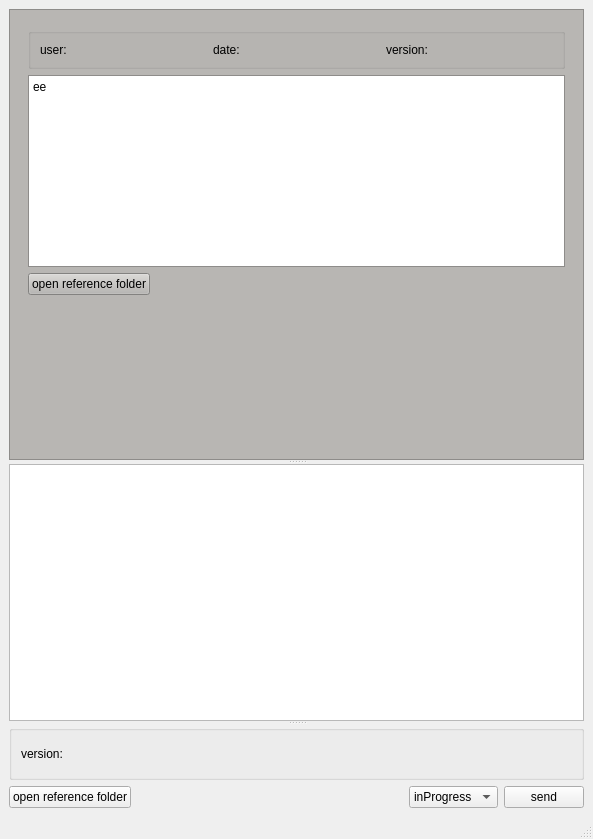
<?xml version="1.0" encoding="UTF-8"?>
<ui version="4.0">
 <class>MainWindow</class>
 <widget class="QMainWindow" name="MainWindow">
  <property name="geometry">
   <rect>
    <x>0</x>
    <y>0</y>
    <width>593</width>
    <height>839</height>
   </rect>
  </property>
  <property name="windowTitle">
   <string>MainWindow</string>
  </property>
  <property name="documentMode">
   <bool>false</bool>
  </property>
  <widget class="QWidget" name="centralwidget">
   <layout class="QVBoxLayout" name="verticalLayout">
    <item>
     <widget class="QSplitter" name="splitter">
      <property name="sizePolicy">
       <sizepolicy hsizetype="MinimumExpanding" vsizetype="Expanding">
        <horstretch>0</horstretch>
        <verstretch>0</verstretch>
       </sizepolicy>
      </property>
      <property name="orientation">
       <enum>Qt::Vertical</enum>
      </property>
      <widget class="QScrollArea" name="scrollArea">
       <property name="sizePolicy">
        <sizepolicy hsizetype="Expanding" vsizetype="MinimumExpanding">
         <horstretch>0</horstretch>
         <verstretch>0</verstretch>
        </sizepolicy>
       </property>
       <property name="palette">
        <palette>
         <active>
          <colorrole role="WindowText">
           <brush brushstyle="SolidPattern">
            <color alpha="255">
             <red>0</red>
             <green>0</green>
             <blue>0</blue>
            </color>
           </brush>
          </colorrole>
          <colorrole role="Button">
           <brush brushstyle="SolidPattern">
            <color alpha="255">
             <red>184</red>
             <green>182</green>
             <blue>179</blue>
            </color>
           </brush>
          </colorrole>
          <colorrole role="Light">
           <brush brushstyle="SolidPattern">
            <color alpha="255">
             <red>255</red>
             <green>255</green>
             <blue>255</blue>
            </color>
           </brush>
          </colorrole>
          <colorrole role="Midlight">
           <brush brushstyle="SolidPattern">
            <color alpha="255">
             <red>219</red>
             <green>218</green>
             <blue>217</blue>
            </color>
           </brush>
          </colorrole>
          <colorrole role="Dark">
           <brush brushstyle="SolidPattern">
            <color alpha="255">
             <red>92</red>
             <green>91</green>
             <blue>89</blue>
            </color>
           </brush>
          </colorrole>
          <colorrole role="Mid">
           <brush brushstyle="SolidPattern">
            <color alpha="255">
             <red>123</red>
             <green>121</green>
             <blue>119</blue>
            </color>
           </brush>
          </colorrole>
          <colorrole role="Text">
           <brush brushstyle="SolidPattern">
            <color alpha="255">
             <red>0</red>
             <green>0</green>
             <blue>0</blue>
            </color>
           </brush>
          </colorrole>
          <colorrole role="BrightText">
           <brush brushstyle="SolidPattern">
            <color alpha="255">
             <red>255</red>
             <green>255</green>
             <blue>255</blue>
            </color>
           </brush>
          </colorrole>
          <colorrole role="ButtonText">
           <brush brushstyle="SolidPattern">
            <color alpha="255">
             <red>0</red>
             <green>0</green>
             <blue>0</blue>
            </color>
           </brush>
          </colorrole>
          <colorrole role="Base">
           <brush brushstyle="SolidPattern">
            <color alpha="255">
             <red>255</red>
             <green>255</green>
             <blue>255</blue>
            </color>
           </brush>
          </colorrole>
          <colorrole role="Window">
           <brush brushstyle="SolidPattern">
            <color alpha="255">
             <red>184</red>
             <green>182</green>
             <blue>179</blue>
            </color>
           </brush>
          </colorrole>
          <colorrole role="Shadow">
           <brush brushstyle="SolidPattern">
            <color alpha="255">
             <red>0</red>
             <green>0</green>
             <blue>0</blue>
            </color>
           </brush>
          </colorrole>
          <colorrole role="AlternateBase">
           <brush brushstyle="SolidPattern">
            <color alpha="255">
             <red>219</red>
             <green>218</green>
             <blue>217</blue>
            </color>
           </brush>
          </colorrole>
          <colorrole role="ToolTipBase">
           <brush brushstyle="SolidPattern">
            <color alpha="255">
             <red>255</red>
             <green>255</green>
             <blue>220</blue>
            </color>
           </brush>
          </colorrole>
          <colorrole role="ToolTipText">
           <brush brushstyle="SolidPattern">
            <color alpha="255">
             <red>0</red>
             <green>0</green>
             <blue>0</blue>
            </color>
           </brush>
          </colorrole>
         </active>
         <inactive>
          <colorrole role="WindowText">
           <brush brushstyle="SolidPattern">
            <color alpha="255">
             <red>0</red>
             <green>0</green>
             <blue>0</blue>
            </color>
           </brush>
          </colorrole>
          <colorrole role="Button">
           <brush brushstyle="SolidPattern">
            <color alpha="255">
             <red>184</red>
             <green>182</green>
             <blue>179</blue>
            </color>
           </brush>
          </colorrole>
          <colorrole role="Light">
           <brush brushstyle="SolidPattern">
            <color alpha="255">
             <red>255</red>
             <green>255</green>
             <blue>255</blue>
            </color>
           </brush>
          </colorrole>
          <colorrole role="Midlight">
           <brush brushstyle="SolidPattern">
            <color alpha="255">
             <red>219</red>
             <green>218</green>
             <blue>217</blue>
            </color>
           </brush>
          </colorrole>
          <colorrole role="Dark">
           <brush brushstyle="SolidPattern">
            <color alpha="255">
             <red>92</red>
             <green>91</green>
             <blue>89</blue>
            </color>
           </brush>
          </colorrole>
          <colorrole role="Mid">
           <brush brushstyle="SolidPattern">
            <color alpha="255">
             <red>123</red>
             <green>121</green>
             <blue>119</blue>
            </color>
           </brush>
          </colorrole>
          <colorrole role="Text">
           <brush brushstyle="SolidPattern">
            <color alpha="255">
             <red>0</red>
             <green>0</green>
             <blue>0</blue>
            </color>
           </brush>
          </colorrole>
          <colorrole role="BrightText">
           <brush brushstyle="SolidPattern">
            <color alpha="255">
             <red>255</red>
             <green>255</green>
             <blue>255</blue>
            </color>
           </brush>
          </colorrole>
          <colorrole role="ButtonText">
           <brush brushstyle="SolidPattern">
            <color alpha="255">
             <red>0</red>
             <green>0</green>
             <blue>0</blue>
            </color>
           </brush>
          </colorrole>
          <colorrole role="Base">
           <brush brushstyle="SolidPattern">
            <color alpha="255">
             <red>255</red>
             <green>255</green>
             <blue>255</blue>
            </color>
           </brush>
          </colorrole>
          <colorrole role="Window">
           <brush brushstyle="SolidPattern">
            <color alpha="255">
             <red>184</red>
             <green>182</green>
             <blue>179</blue>
            </color>
           </brush>
          </colorrole>
          <colorrole role="Shadow">
           <brush brushstyle="SolidPattern">
            <color alpha="255">
             <red>0</red>
             <green>0</green>
             <blue>0</blue>
            </color>
           </brush>
          </colorrole>
          <colorrole role="AlternateBase">
           <brush brushstyle="SolidPattern">
            <color alpha="255">
             <red>219</red>
             <green>218</green>
             <blue>217</blue>
            </color>
           </brush>
          </colorrole>
          <colorrole role="ToolTipBase">
           <brush brushstyle="SolidPattern">
            <color alpha="255">
             <red>255</red>
             <green>255</green>
             <blue>220</blue>
            </color>
           </brush>
          </colorrole>
          <colorrole role="ToolTipText">
           <brush brushstyle="SolidPattern">
            <color alpha="255">
             <red>0</red>
             <green>0</green>
             <blue>0</blue>
            </color>
           </brush>
          </colorrole>
         </inactive>
         <disabled>
          <colorrole role="WindowText">
           <brush brushstyle="SolidPattern">
            <color alpha="255">
             <red>92</red>
             <green>91</green>
             <blue>89</blue>
            </color>
           </brush>
          </colorrole>
          <colorrole role="Button">
           <brush brushstyle="SolidPattern">
            <color alpha="255">
             <red>184</red>
             <green>182</green>
             <blue>179</blue>
            </color>
           </brush>
          </colorrole>
          <colorrole role="Light">
           <brush brushstyle="SolidPattern">
            <color alpha="255">
             <red>255</red>
             <green>255</green>
             <blue>255</blue>
            </color>
           </brush>
          </colorrole>
          <colorrole role="Midlight">
           <brush brushstyle="SolidPattern">
            <color alpha="255">
             <red>219</red>
             <green>218</green>
             <blue>217</blue>
            </color>
           </brush>
          </colorrole>
          <colorrole role="Dark">
           <brush brushstyle="SolidPattern">
            <color alpha="255">
             <red>92</red>
             <green>91</green>
             <blue>89</blue>
            </color>
           </brush>
          </colorrole>
          <colorrole role="Mid">
           <brush brushstyle="SolidPattern">
            <color alpha="255">
             <red>123</red>
             <green>121</green>
             <blue>119</blue>
            </color>
           </brush>
          </colorrole>
          <colorrole role="Text">
           <brush brushstyle="SolidPattern">
            <color alpha="255">
             <red>92</red>
             <green>91</green>
             <blue>89</blue>
            </color>
           </brush>
          </colorrole>
          <colorrole role="BrightText">
           <brush brushstyle="SolidPattern">
            <color alpha="255">
             <red>255</red>
             <green>255</green>
             <blue>255</blue>
            </color>
           </brush>
          </colorrole>
          <colorrole role="ButtonText">
           <brush brushstyle="SolidPattern">
            <color alpha="255">
             <red>92</red>
             <green>91</green>
             <blue>89</blue>
            </color>
           </brush>
          </colorrole>
          <colorrole role="Base">
           <brush brushstyle="SolidPattern">
            <color alpha="255">
             <red>184</red>
             <green>182</green>
             <blue>179</blue>
            </color>
           </brush>
          </colorrole>
          <colorrole role="Window">
           <brush brushstyle="SolidPattern">
            <color alpha="255">
             <red>184</red>
             <green>182</green>
             <blue>179</blue>
            </color>
           </brush>
          </colorrole>
          <colorrole role="Shadow">
           <brush brushstyle="SolidPattern">
            <color alpha="255">
             <red>0</red>
             <green>0</green>
             <blue>0</blue>
            </color>
           </brush>
          </colorrole>
          <colorrole role="AlternateBase">
           <brush brushstyle="SolidPattern">
            <color alpha="255">
             <red>184</red>
             <green>182</green>
             <blue>179</blue>
            </color>
           </brush>
          </colorrole>
          <colorrole role="ToolTipBase">
           <brush brushstyle="SolidPattern">
            <color alpha="255">
             <red>255</red>
             <green>255</green>
             <blue>220</blue>
            </color>
           </brush>
          </colorrole>
          <colorrole role="ToolTipText">
           <brush brushstyle="SolidPattern">
            <color alpha="255">
             <red>0</red>
             <green>0</green>
             <blue>0</blue>
            </color>
           </brush>
          </colorrole>
         </disabled>
        </palette>
       </property>
       <property name="widgetResizable">
        <bool>true</bool>
       </property>
       <widget class="QWidget" name="scrollAreaWidgetContents">
        <property name="geometry">
         <rect>
          <x>0</x>
          <y>0</y>
          <width>579</width>
          <height>425</height>
         </rect>
        </property>
        <layout class="QVBoxLayout" name="verticalLayout_2">
         <item>
          <widget class="QWidget" name="widgetMsgQueue" native="true">
           <property name="sizePolicy">
            <sizepolicy hsizetype="Preferred" vsizetype="MinimumExpanding">
             <horstretch>0</horstretch>
             <verstretch>0</verstretch>
            </sizepolicy>
           </property>
           <layout class="QVBoxLayout" name="verticalLayout_3">
            <item>
             <widget class="QGroupBox" name="groupBox">
              <property name="sizePolicy">
               <sizepolicy hsizetype="Preferred" vsizetype="Fixed">
                <horstretch>0</horstretch>
                <verstretch>0</verstretch>
               </sizepolicy>
              </property>
              <property name="title">
               <string/>
              </property>
              <layout class="QHBoxLayout" name="horizontalLayout">
               <item>
                <widget class="QLabel" name="user">
                 <property name="text">
                  <string>user:</string>
                 </property>
                </widget>
               </item>
               <item>
                <widget class="QLabel" name="date">
                 <property name="text">
                  <string>date:</string>
                 </property>
                </widget>
               </item>
               <item>
                <widget class="QLabel" name="version">
                 <property name="text">
                  <string>version:</string>
                 </property>
                </widget>
               </item>
              </layout>
             </widget>
            </item>
            <item>
             <widget class="QPlainTextEdit" name="msgBox">
              <property name="sizePolicy">
               <sizepolicy hsizetype="Expanding" vsizetype="MinimumExpanding">
                <horstretch>0</horstretch>
                <verstretch>0</verstretch>
               </sizepolicy>
              </property>
              <property name="plainText">
               <string>ee
</string>
              </property>
             </widget>
            </item>
            <item>
             <layout class="QHBoxLayout" name="horizontalLayout_4">
              <item>
               <widget class="QPushButton" name="pushOpenReferenceReviewed">
                <property name="text">
                 <string>open reference folder</string>
                </property>
               </widget>
              </item>
              <item>
               <spacer name="horizontalSpacer">
                <property name="orientation">
                 <enum>Qt::Horizontal</enum>
                </property>
                <property name="sizeHint" stdset="0">
                 <size>
                  <width>40</width>
                  <height>20</height>
                 </size>
                </property>
               </spacer>
              </item>
             </layout>
            </item>
           </layout>
          </widget>
         </item>
         <item>
          <spacer name="spacerForMsgBox">
           <property name="orientation">
            <enum>Qt::Vertical</enum>
           </property>
           <property name="sizeHint" stdset="0">
            <size>
             <width>20</width>
             <height>40</height>
            </size>
           </property>
          </spacer>
         </item>
        </layout>
       </widget>
      </widget>
      <widget class="QPlainTextEdit" name="plainTextEdit">
       <property name="sizePolicy">
        <sizepolicy hsizetype="Expanding" vsizetype="Minimum">
         <horstretch>0</horstretch>
         <verstretch>0</verstretch>
        </sizepolicy>
       </property>
       <property name="minimumSize">
        <size>
         <width>0</width>
         <height>1</height>
        </size>
       </property>
       <property name="maximumSize">
        <size>
         <width>16777215</width>
         <height>16777215</height>
        </size>
       </property>
      </widget>
      <widget class="QGroupBox" name="groupBox_2">
       <property name="sizePolicy">
        <sizepolicy hsizetype="Preferred" vsizetype="Fixed">
         <horstretch>0</horstretch>
         <verstretch>0</verstretch>
        </sizepolicy>
       </property>
       <property name="title">
        <string/>
       </property>
       <layout class="QHBoxLayout" name="horizontalLayout_2">
        <item>
         <widget class="QLabel" name="reviewVersion">
          <property name="text">
           <string>version:</string>
          </property>
         </widget>
        </item>
       </layout>
      </widget>
     </widget>
    </item>
    <item>
     <layout class="QHBoxLayout" name="horizontalLayout_3">
      <item>
       <widget class="QPushButton" name="pushOpenReferenceReview">
        <property name="text">
         <string>open reference folder</string>
        </property>
       </widget>
      </item>
      <item>
       <spacer name="horizontalSpacer_2">
        <property name="orientation">
         <enum>Qt::Horizontal</enum>
        </property>
        <property name="sizeHint" stdset="0">
         <size>
          <width>40</width>
          <height>20</height>
         </size>
        </property>
       </spacer>
      </item>
      <item>
       <widget class="QComboBox" name="comboProgress">
        <item>
         <property name="text">
          <string>inProgress</string>
         </property>
        </item>
        <item>
         <property name="text">
          <string>done</string>
         </property>
        </item>
       </widget>
      </item>
      <item>
       <widget class="QPushButton" name="pushSend">
        <property name="text">
         <string>send</string>
        </property>
       </widget>
      </item>
     </layout>
    </item>
   </layout>
  </widget>
  <widget class="QStatusBar" name="statusbar"/>
 </widget>
 <resources/>
 <connections/>
</ui>
